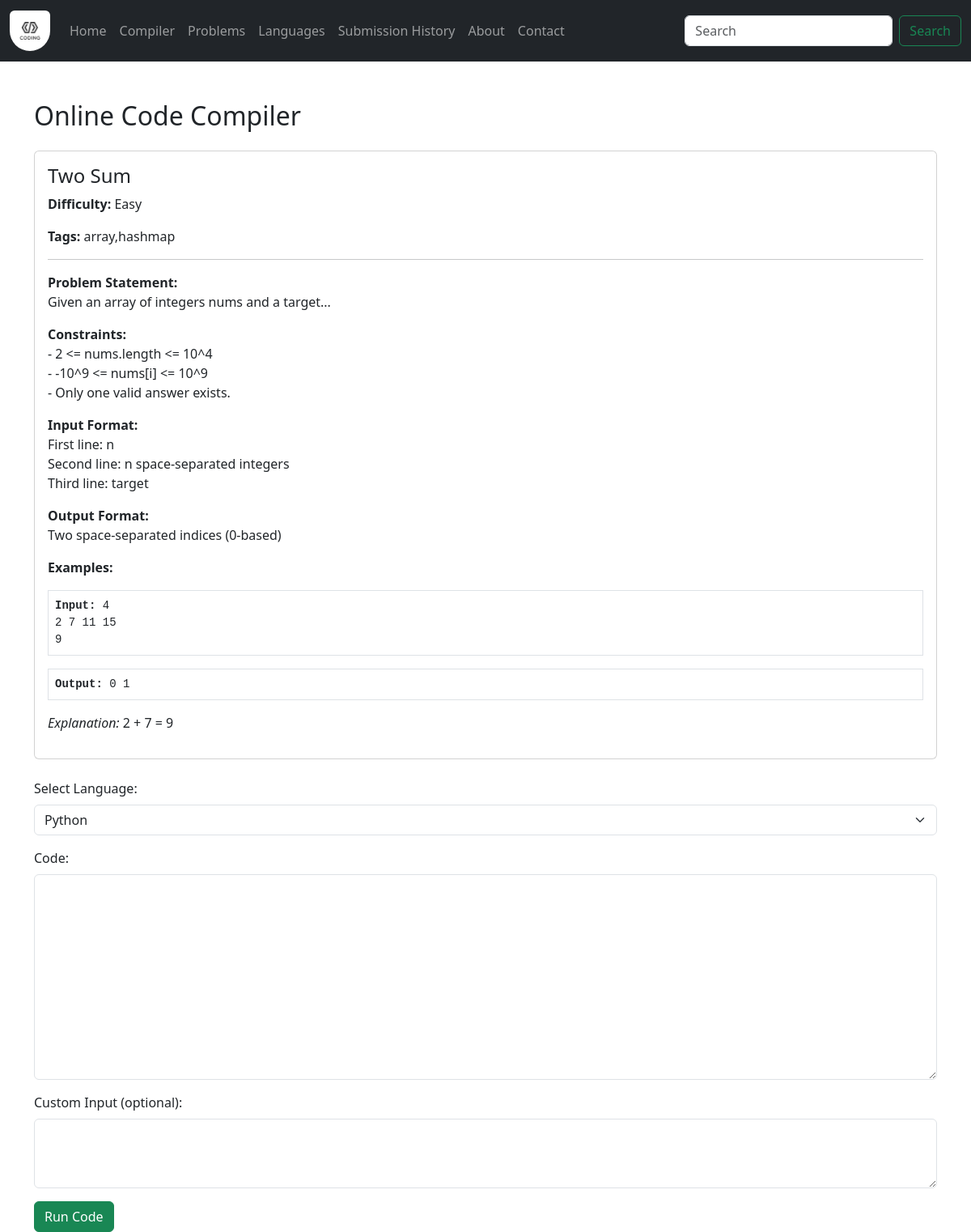
Page /compile/two-sum/ on the earlier database version.
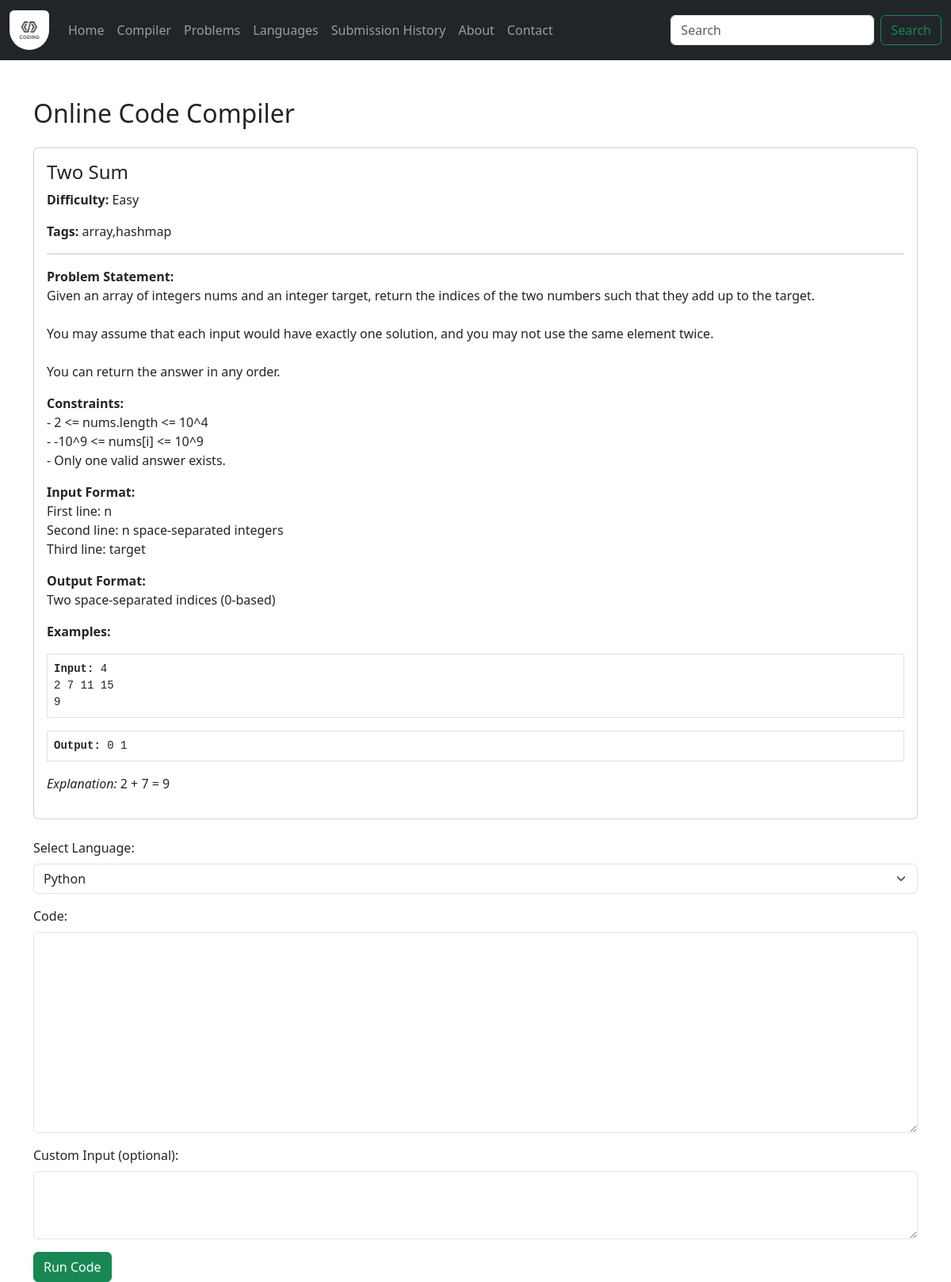
Same page on the later database version.
### App/models.py (models this page shows, shortened)
class Problem(models.Model):
    DIFFICULTY_CHOICES = (
        ("Easy", "Easy"),
        ("Medium", "Medium"),
        ("Hard", "Hard"),
    )
    title = models.CharField(max_length=200, unique=True)
    slug = models.SlugField(unique=True)
    statement = models.TextField()
    constraints = models.TextField()
    input_format = models.TextField()
    output_format = models.TextField()
    difficulty = models.CharField(max_length=10, choices=DIFFICULTY_CHOICES)
    tags = models.CharField(max_length=255, blank=True)  # Comma-separated tags

### App/views.py (the view, shortened to what this page needs)
# urls.py: path("compile/", views.compile_code, name="compile"),  # Basic compiler
def compile_code(request, slug=None):
    problem = None
    if slug:
        print(f"Slug provided: {slug}")
        problem = get_object_or_404(Problem, slug=slug)
        print(f"Problem fetched: {problem.title}")
    return render(request, "compile.html", {"problem": problem})

### templates/compile.html (shortened to what this page needs)
{% extends "base.html" %}
{% load static %}
{% block body %}
<div class="container mt-5">
  <h2 class="mb-4">Online Code Compiler</h2>
  {% if problem %}
  <div class="card mb-4">
    <div class="card-body">
      <h4 class="card-title">{{ problem.title }}</h4>
      <p><strong>Difficulty:</strong> {{ problem.difficulty }}</p>
      <p><strong>Tags:</strong> {{ problem.tags }}</p>
      <hr>
      <p><strong>Problem Statement:</strong><br>{{ problem.statement|linebreaksbr }}</p>
      <p><strong>Constraints:</strong><br>{{ problem.constraints|linebreaksbr }}</p>
      <p><strong>Input Format:</strong><br>{{ problem.input_format|linebreaksbr }}</p>
      <p><strong>Output Format:</strong><br>{{ problem.output_format|linebreaksbr }}</p>
      {% if problem.examples.all %}
        <p><strong>Examples:</strong></p>
        {% for example in problem.examples.all %}
          <div class="mb-2">
            <pre class="border p-2"><strong>Input:</strong> {{ example.input_example }}</pre>
            <pre class="border p-2"><strong>Output:</strong> {{ example.output_example }}</pre>
            {% if example.explanation %}
              <p><em>Explanation:</em> {{ example.explanation }}</p>
            {% endif %}
          </div>
        {% endfor %}
      {% endif %}
    </div>
  </div>
  {% endif %}
  <form method="POST" action="{% if problem %}{% url 'compile_with_problem' slug=problem.slug %}{% else %}{% url 'compile' %}{% endif %}">
    <div class="mb-3">
      <label for="language" class="form-label">Select Language:</label>
      <select name="language" class="form-select" required>
        <option value="python" {% if language == 'python' %}selected{% endif %}>Python</option>
      </select>
    </div>
    <div class="mb-3">
      <label for="code" class="form-label">Code:</label>
      <textarea id="code" name="code" rows="10" class="form-control" required>{{ code|default:""|escape }}</textarea>
    </div>
    <div class="mb-3">
      <label for="input_data" class="form-label">Custom Input (optional):</label>
      <textarea name="input_data" rows="3" class="form-control">{{ input_data|default:""|escape }}</textarea>
    </div>
    <button type="submit" class="btn btn-success">Run Code</button>
  </form>
</div>
{% endblock %}

Differences in the rows shown:
changed Problem "Two Sum": statement "Given an array of integers nums and a target..." → "…of integers nums and an integer target, return the indices of the two numbers such that they add up to the target. You may assume that each input would have exactly one solution, and you may not use the same element twice. You can return the answer in any order."
